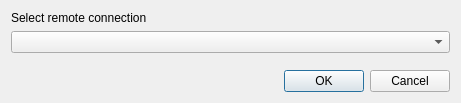
<?xml version="1.0" encoding="UTF-8"?>
<ui version="4.0">
 <class>SelectionConnectionDialog</class>
 <widget class="QDialog" name="SelectionConnectionDialog">
  <property name="geometry">
   <rect>
    <x>0</x>
    <y>0</y>
    <width>461</width>
    <height>103</height>
   </rect>
  </property>
  <property name="windowTitle">
   <string>DsmCP - Select remote connection</string>
  </property>
  <property name="modal">
   <bool>true</bool>
  </property>
  <layout class="QVBoxLayout" name="verticalLayout">
   <item>
    <widget class="QLabel" name="label">
     <property name="text">
      <string>Select remote connection</string>
     </property>
    </widget>
   </item>
   <item>
    <widget class="QComboBox" name="comboBox"/>
   </item>
   <item>
    <spacer name="verticalSpacer">
     <property name="orientation">
      <enum>Qt::Vertical</enum>
     </property>
     <property name="sizeHint" stdset="0">
      <size>
       <width>20</width>
       <height>27</height>
      </size>
     </property>
    </spacer>
   </item>
   <item>
    <widget class="QDialogButtonBox" name="buttonBox">
     <property name="orientation">
      <enum>Qt::Horizontal</enum>
     </property>
     <property name="standardButtons">
      <set>QDialogButtonBox::Cancel|QDialogButtonBox::Ok</set>
     </property>
    </widget>
   </item>
  </layout>
 </widget>
 <resources/>
 <connections>
  <connection>
   <sender>buttonBox</sender>
   <signal>accepted()</signal>
   <receiver>SelectionConnectionDialog</receiver>
   <slot>accept()</slot>
   <hints>
    <hint type="sourcelabel">
     <x>248</x>
     <y>254</y>
    </hint>
    <hint type="destinationlabel">
     <x>157</x>
     <y>274</y>
    </hint>
   </hints>
  </connection>
  <connection>
   <sender>buttonBox</sender>
   <signal>rejected()</signal>
   <receiver>SelectionConnectionDialog</receiver>
   <slot>reject()</slot>
   <hints>
    <hint type="sourcelabel">
     <x>316</x>
     <y>260</y>
    </hint>
    <hint type="destinationlabel">
     <x>286</x>
     <y>274</y>
    </hint>
   </hints>
  </connection>
 </connections>
</ui>
